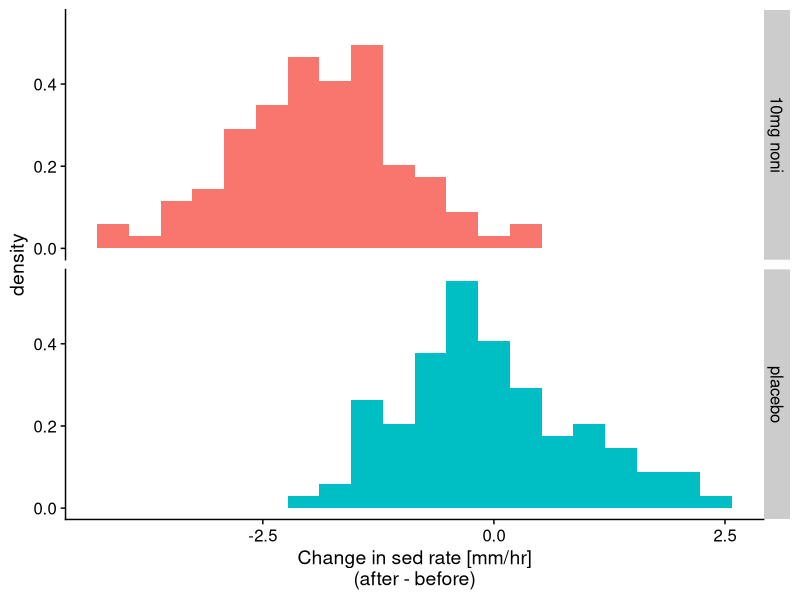
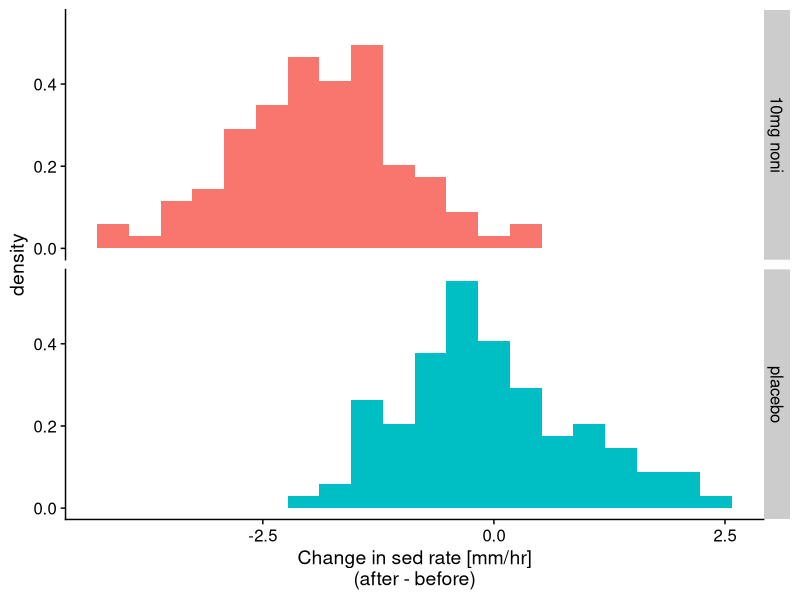
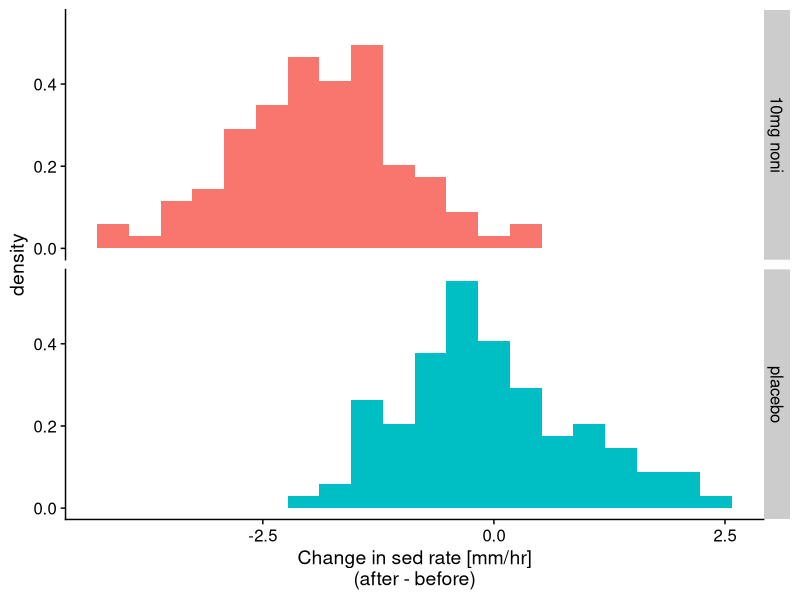
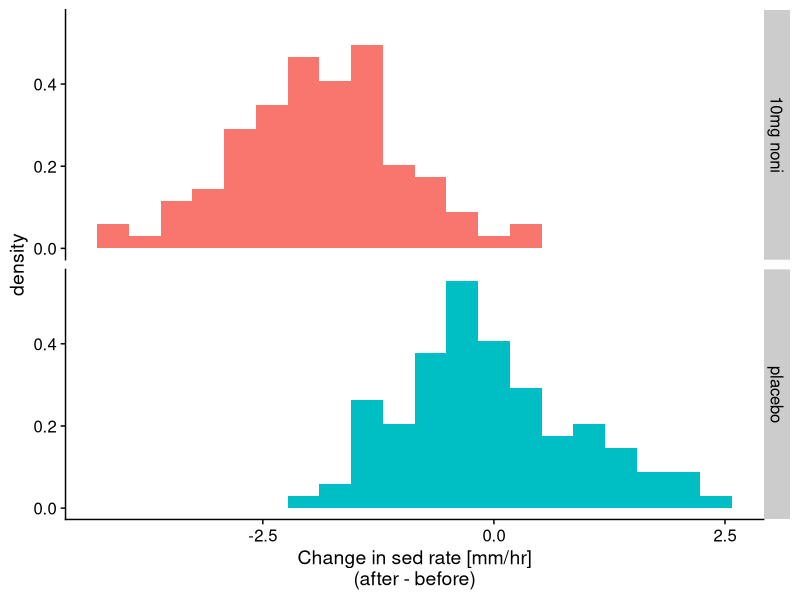
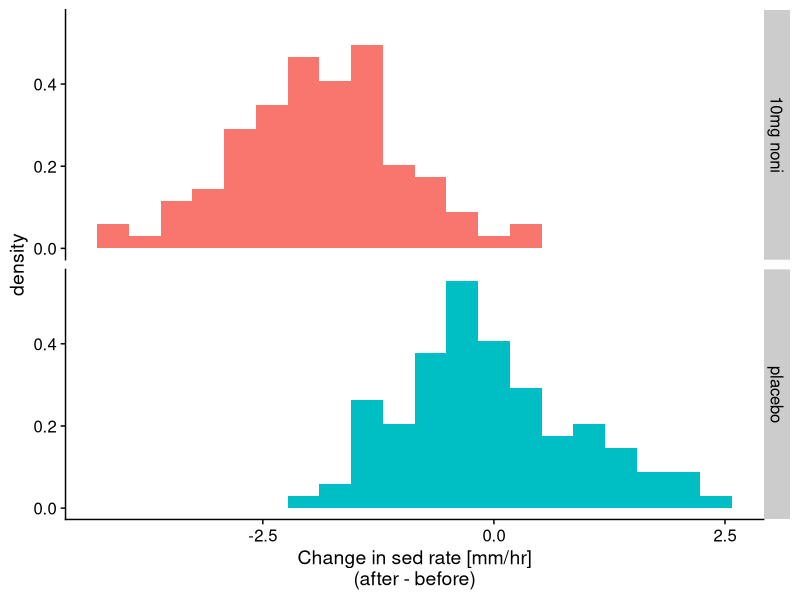

The R script that drew these images, in order:
## ---- chunk 1
knitr::opts_chunk$set(echo = FALSE, warning = FALSE, message = FALSE, 
                      eval = TRUE)
library(cowplot)
library(ggplot2)
library(dplyr)
library(viridis)
## ---- chunk 2
set.seed(1)
dat <- data.frame(sed = c(rnorm(100, -2), rnorm(100)), 
                  group = c(rep("10mg noni", 100), 
                            rep("placebo", 100)))

gnoni <- ggplot(dat, aes(x = sed, fill = group)) +
    geom_histogram(aes(y = after_stat(density)), bins = 20) +
    facet_grid(rows = vars(group)) +
    theme_cowplot() +
    theme(legend.position = "none") +
    xlab("Change in sed rate [mm/hr]\n(after - before)")

gnoni
## ---- chunk 3
gnoni
## ---- chunk 4
gnoni

## ---- chunk 5
gnoni

## ---- chunk 6
gnoni
